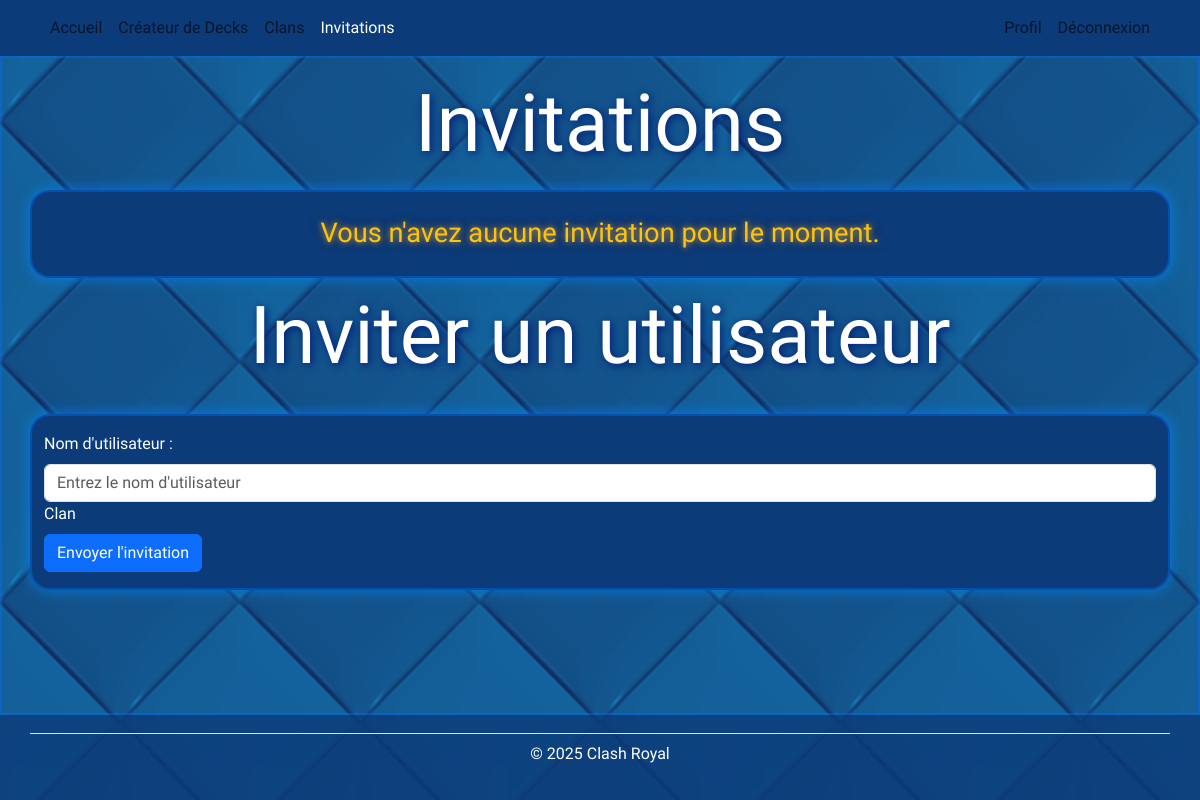
Page /index.php?action=afficherInvitations (signed in) on the earlier database version.
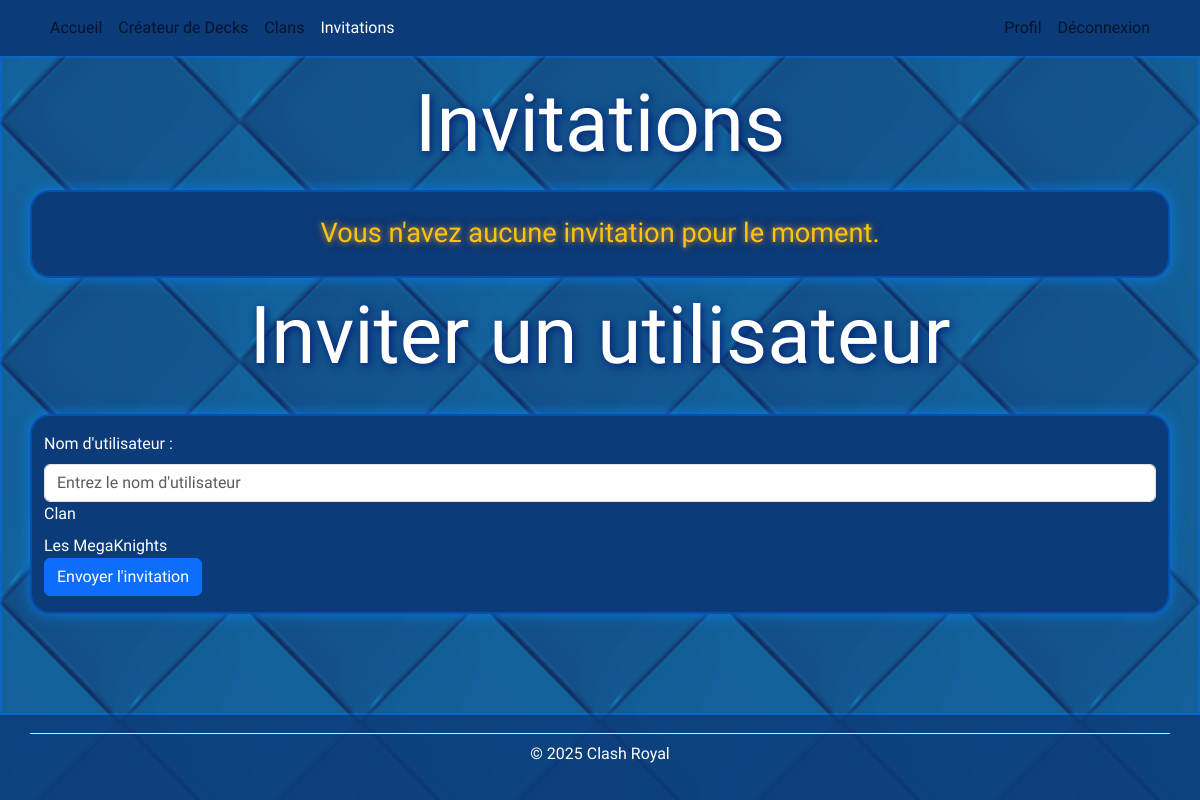
Same page on the later database version.
### tables this page shows
CREATE TABLE Clan(
    Id_Clan INT AUTO_INCREMENT,
    nom_clan VARCHAR(150)  NOT NULL,
    description_clan VARCHAR(500)  NOT NULL,
    prive BOOLEAN NOT NULL,
    PRIMARY KEY(Id_Clan),
    UNIQUE(nom_clan)
);

### controleur/controleur.php (called while the page is built, shortened)
<?php
function afficherInvitations()
{
    require 'vue/invitation.php';
}

### modele/modeleInvitation.php (called while the page is built, shortened)
<?php
class ModeleInvitation
{
    public static function ObtenirInvitationsParUtilisateur($idUtilisateur)
    {
        $connexion = BD::ObtenirConnexion();
        $req = $connexion->prepare(
            "SELECT * FROM Invitation WHERE Id_Utilisateur = :idUtilisateur"
        );
        $req->bindParam(':idUtilisateur', $idUtilisateur);
        $req->execute();
        return $req;
    }
}
?>

### modele/modeleClan.php (called while the page is built, shortened)
<?php
class ModeleClan
{
    public static function ObtenirClanUtilisateur($idUtilisateur)
    {
        $connexion = BD::ObtenirConnexion();
        $req = $connexion->prepare(
            "SELECT nom_clan FROM Clan
            JOIN UtilisateurClan ON Clan.Id_Clan = UtilisateurClan.Id_Clan
            WHERE UtilisateurClan.Id_Utilisateur = :Id_Utilisateur"
        );
        $req->bindParam(':Id_Utilisateur', $idUtilisateur);
        $req->execute();
        return $req;
    }
}
?>

### vue/invitation.php (the view, shortened to what this page needs)
<?php $titreOnglet = 'Invitations';
require_once "modele/modeleInvitation.php";
require_once "modele/modeleClan.php" ?>
<?php ob_start();
$requeteInvitation = ModeleInvitation::ObtenirInvitationsParUtilisateur($_SESSION['utilisateur']['Id_Utilisateur']);
$invitations = $requeteInvitation->fetch();
?>
<h1 class="text-center big-goofy-title"><?php echo $titreOnglet; ?></h1>
<div class="container bg-blue-900 tableau">
    <div class="container bg-blue-900">
        <div>
            <?php if ($invitations == null) {
                echo "<h2 class='text-center'>Vous n'avez aucune invitation pour le moment.</h2>";
            } ?>
        </div>
    </div>
</div>
<h1 class="big-goofy-title text-center"> Inviter un utilisateur </h1>
<form class="container bg-blue-900 tableau" method="post" action="envoyerInvitation" class="needs-validation" novalidate id="form-inviter" style="margin-top: 20px;">
    <div class="mb-3 mt-3">
        <label for="nomUtilisateur" class="form-label">Nom d'utilisateur&nbsp;:</label>
        <input type="text" class="form-control" id="nomUtilisateur" placeholder="Entrez le nom d'utilisateur" name="nomUtilisateur" required minlength="3" maxlength="45">
        <label for="clan" class="form-label">Clan</label>
    <div> <?php $requeteClan = ModeleClan::ObtenirClanUtilisateur($_SESSION['utilisateur']['Id_Utilisateur']); $clan = $requeteClan->fetch(); echo $clan['nom_clan'];?> </div>
    <button type="submit" class="btn btn-primary">Envoyer l'invitation</button>
    </div>
</form>
<?php require 'vue/gabarit.php'; ?>

Differences in the rows shown:
now on this page (row edited): clan: nom_clan "Les MegaKnights"
